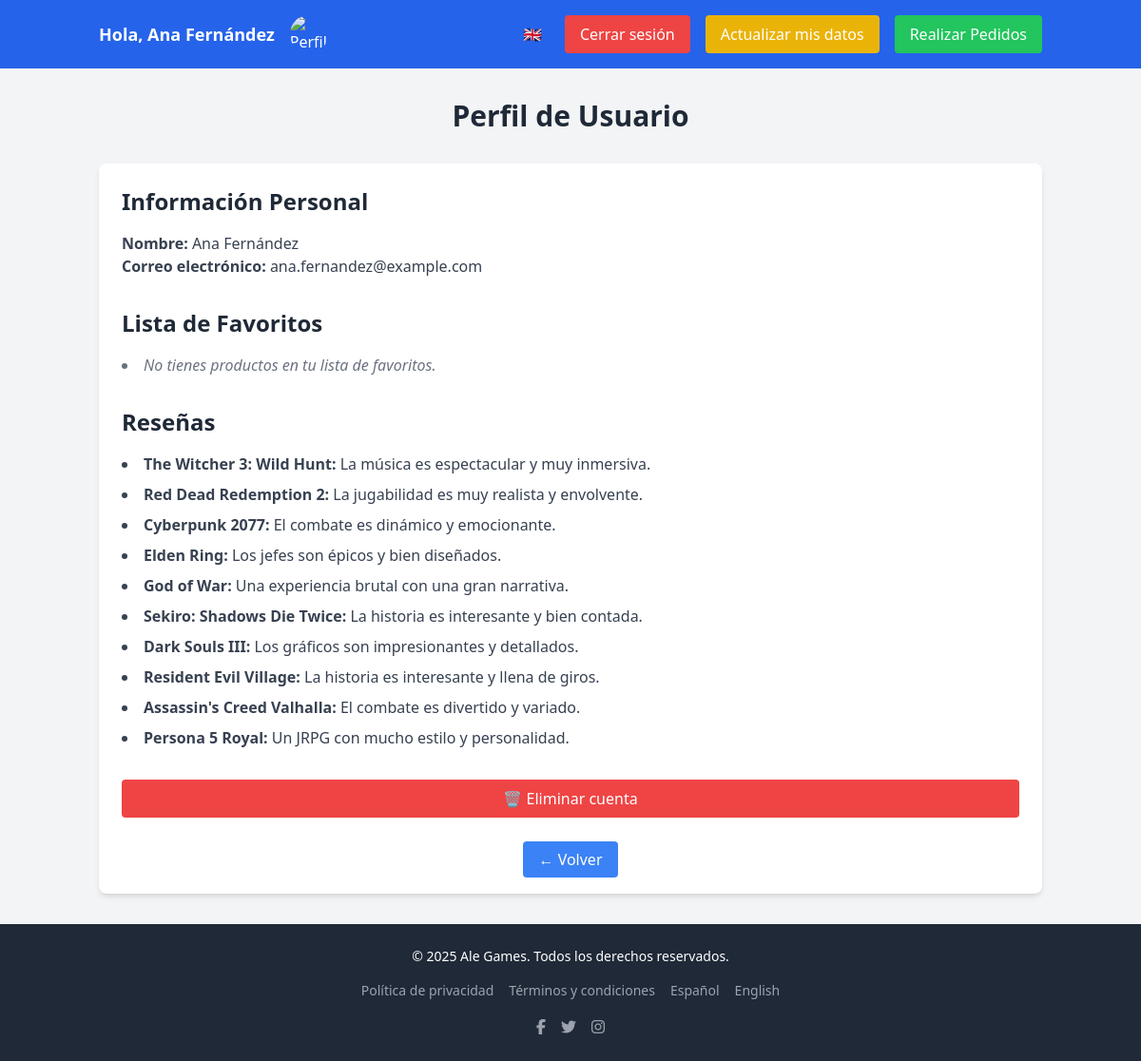
The page /views/perfil_usuario.php (signed in) on the database its author committed.
### tables this page shows
CREATE TABLE clientes (
    cliente_id INT PRIMARY KEY AUTO_INCREMENT,
    nombre VARCHAR(100) NOT NULL,
    contrasena VARCHAR(255) NOT NULL,
    telefono VARCHAR(15),
    email VARCHAR(100) UNIQUE
);

CREATE TABLE resena (
    resena_id INT PRIMARY KEY AUTO_INCREMENT,
    producto_id INT NOT NULL,
    cliente_id INT NOT NULL,
    resena TEXT NOT NULL,
    fecha TIMESTAMP DEFAULT CURRENT_TIMESTAMP,
    FOREIGN KEY (producto_id) REFERENCES producto(producto_id),
    FOREIGN KEY (cliente_id) REFERENCES clientes(cliente_id)
);

CREATE TABLE producto (
    producto_id INT PRIMARY KEY AUTO_INCREMENT,
    nombre VARCHAR(100) NOT NULL,
    descripcion TEXT,
    precio DECIMAL(10, 2) NOT NULL,
Foto text
);

### includes/idioma.php (called while the page is built, shortened)
<?php
$idioma_default = 'es';
if (isset($_GET['lang'])) {
    $idioma = $_GET['lang'];
    setcookie('idioma', $idioma, time() + (86400 * 30), '/');
}
else if (isset($_COOKIE['idioma'])) {
    $idioma = $_COOKIE['idioma'];
}
else {
    $idioma = $idioma_default;
}
?>

### views/perfil_usuario.php (the view, shortened to what this page needs)
<?php
include '../includes/connect.php';
include '../includes/idioma.php';
$email = $_SESSION['email'];
$statement = $pdo->prepare('SELECT * FROM clientes WHERE email = :email');
$statement->execute(['email' => $email]);
$usuario = $statement->fetch(PDO::FETCH_ASSOC);
?>
<!DOCTYPE html>
<html lang="<?php echo $idioma; ?>">
<head>
    <script src="https://cdn.tailwindcss.com"></script>
</head>
<body class="bg-gray-100 dark:bg-gray-900 min-h-screen">
    <?php include '../includes/header.php'; ?>
    <main class="container mx-auto py-8 px-4">
        <?php if ($usuario['cliente_id'] === 1): ?>
            <h1 class="text-3xl font-bold text-center text-gray-800 dark:text-gray-200 mb-8">
                <?php echo $textos[$idioma]['acciones_admin'] ; ?>
            </h1>
        <?php else: ?>
            <h1 class="text-3xl font-bold text-center text-gray-800 dark:text-gray-200 mb-8">
                <?php echo $textos[$idioma]['perfil_usuario'] ; ?>
            </h1>
        <?php endif; ?>
        <div class="bg-white dark:bg-gray-800 shadow-md rounded-lg p-6">
            <section class="mb-8">
                <h2 class="text-2xl font-semibold text-gray-800 dark:text-gray-200 mb-4">
                    <?php echo $textos[$idioma]['informacion_personal'] ?? 'Información Personal'; ?>
                </h2>
                <p class="text-gray-700 dark:text-gray-300"><strong><?php echo $textos[$idioma]['nombre'] ; ?>:</strong> <?php echo htmlspecialchars($usuario['nombre']); ?></p>
                <p class="text-gray-700 dark:text-gray-300"><strong><?php echo $textos[$idioma]['correo'] ; ?>:</strong> <?php echo htmlspecialchars($usuario['email']); ?></p>
            </section>
            <?php if ($usuario['cliente_id'] !== 1): ?>
            <section class="mb-8">
                <h2 class="text-2xl font-semibold text-gray-800 dark:text-gray-200 mb-4">
                    <?php echo $textos[$idioma]['favoritos'] ?? 'Lista de Favoritos'; ?>
                </h2>
                <ul class="list-disc list-inside space-y-2">
                    <?php
                    $statement = $pdo->prepare('SELECT p.nombre FROM favoritos f JOIN producto p ON f.producto_id = p.producto_id WHERE f.cliente_id = :cliente_id');
                    $statement->execute(['cliente_id' => $usuario['cliente_id']]);
                    $favoritos = $statement->fetchAll(PDO::FETCH_ASSOC);
                    if ($favoritos) {
                        foreach ($favoritos as $favorito) {
                            echo '<li class="text-gray-700 dark:text-gray-300">' . htmlspecialchars($favorito['nombre']) . '</li>';
                        }
                    } else {
                        echo '<li class="text-gray-500 dark:text-gray-400 italic">' . ($textos[$idioma]['no_favoritos'] ) . '</li>';
                    }
                    ?>
                </ul>
            </section>
            <section class="mb-8">
                <h2 class="text-2xl font-semibold text-gray-800 dark:text-gray-200 mb-4">
                    <?php echo $textos[$idioma]['resenas'] ?? 'Reseñas'; ?>
                </h2>
                <ul class="list-disc list-inside space-y-2">
                    <?php
                    $statement = $pdo->prepare('SELECT c.resena, p.nombre AS producto FROM resena c JOIN producto p ON c.producto_id = p.producto_id WHERE c.cliente_id = :cliente_id');
                    $statement->execute(['cliente_id' => $usuario['cliente_id']]);
                    $resenas = $statement->fetchAll(PDO::FETCH_ASSOC);
                    if ($resenas) {
                        foreach ($resenas as $resena) {
                            echo '<li class="text-gray-700 dark:text-gray-300"><strong>' . htmlspecialchars($resena['producto']) . ':</strong> ' . htmlspecialchars($resena['resena']) . '</li>';
                        }
                    } else {
                        echo '<li class="text-gray-500 dark:text-gray-400 italic">' . ($textos[$idioma]['no_resenas'] ) . '</li>';
                    }
                    ?>
                </ul>
            </section>
            <?php endif; ?>
            <?php if ($usuario['cliente_id'] !== 1): ?>
            <section class="mt-8">
                <form method="POST" action="eliminar_usuario.php" onsubmit="return confirm('<?php echo $textos[$idioma]['confirmar_eliminar'] ?? '¿Estás seguro de que deseas eliminar tu cuenta? Esta acción no se puede deshacer y perderás todos tus datos, incluyendo el historial de compras, reseñas y favoritos.'; ?>');">
                    <button type="submit" class="w-full bg-red-500 hover:bg-red-600 text-white py-2 px-4 rounded">
                        🗑️ <?php echo $textos[$idioma]['eliminar_cuenta'] ; ?>
                    </button>
                </form>
            </section>
            <?php endif; ?>
            <div class="mt-8 text-center">
                <a href="javascript:history.back()" class="bg-blue-500 hover:bg-blue-600 text-white py-2 px-4 rounded">
                    ← <?php echo $textos[$idioma]['volver'] ; ?>
                </a>
            </div>
        </div>
    </main>
    <?php include '../includes/footer.php'; ?>
</body>
</html>

### rows shown on the page
clientes: nombre "Ana Fernández", email "ana.fernandez@example.com"
resena: producto.nombre "The Witcher 3: Wild Hunt", resena "La música es espectacular y muy inmersiva."
resena: producto.nombre "Red Dead Redemption 2", resena "La jugabilidad es muy realista y envolvente."
resena: producto.nombre "Cyberpunk 2077", resena "El combate es dinámico y emocionante."
resena: producto.nombre "Elden Ring", resena "Los jefes son épicos y bien diseñados."
resena: producto.nombre "God of War", resena "Una experiencia brutal con una gran narrativa."
resena: producto.nombre "Sekiro: Shadows Die Twice", resena "La historia es interesante y bien contada."
resena: producto.nombre "Dark Souls III", resena "Los gráficos son impresionantes y detallados."
resena: producto.nombre "Resident Evil Village", resena "La historia es interesante y llena de giros."
resena: producto.nombre "Assassin's Creed Valhalla", resena "El combate es divertido y variado."
resena: producto.nombre "Persona 5 Royal", resena "Un JRPG con mucho estilo y personalidad."

### other values the page prints
$textos[$idioma]['saludo'] "Hola"
$_SESSION['usuario'] "Ana Fernández"
$textos[$idioma]['cerrar_sesion'] "Cerrar sesión"
$textos[$idioma]['actualizar_datos'] "Actualizar mis datos"
$textos[$idioma]['realizar_pedidos'] "Realizar Pedidos"
$textos[$idioma]['perfil_usuario'] "Perfil de Usuario"
$textos[$idioma]['informacion_personal'] "Información Personal"
$textos[$idioma]['nombre'] "Nombre"
$textos[$idioma]['correo'] "Correo electrónico"
$textos[$idioma]['favoritos'] "Lista de Favoritos"
$textos[$idioma]['no_favoritos'] "No tienes productos en tu lista de favoritos."
$textos[$idioma]['resenas'] "Reseñas"
$textos[$idioma]['eliminar_cuenta'] "Eliminar cuenta"
$textos[$idioma]['volver'] "Volver"
$textos[$idioma]['todos_los_derechos_reservados'] "Todos los derechos reservados."
